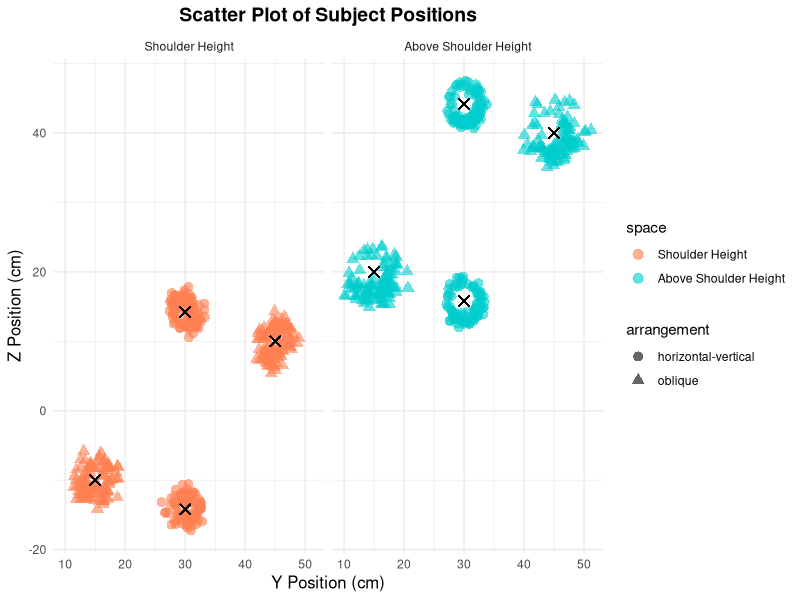
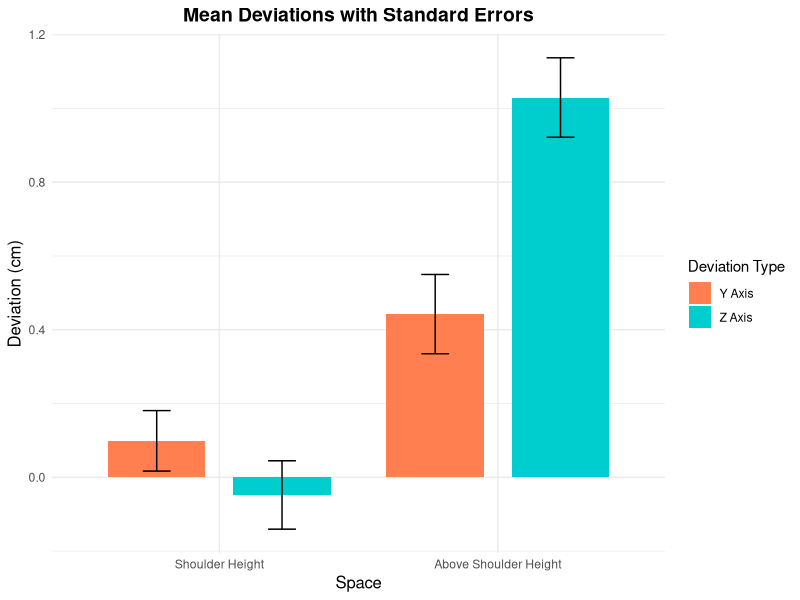

Here is the R script that generated these plots, in order:
# ------------------------------------------------------
# ----------------- Data generation  -------------------
# ------------------------------------------------------


# Load necessary libraries
library(ggplot2)
library(dplyr)
library(tidyr)

set.seed(123)  # Set seed for reproducibility

# Participant IDs and their handedness
participantCount <- 1:20
participant_tags <- data.frame(
  ID = participantCount
)

# Define reference points for different spatial positions with arrangement
base_points <- data.frame(
  ref_x = c(30, 30, 15, 45),
  ref_y = c(14.2, -14.2, -10, 10),
  arrangement = c("horizontal-vertical", "horizontal-vertical", "oblique", "oblique")
)

# Set number of repetitions for each spatial position
reps_points <- 5 
numOfPoints <- length(base_points$ref_x)

# Sample size
N <- length(participantCount)

shoulderMeans <- list(
  shoulder = data.frame(
    x = c(rep(1.14, 2), rep(2.19, 2)),
    y = c(rep(1.65, 2), rep(1.09, 2))
  ),
  aboveShoulder = data.frame(
    x = c(rep(2.02, 2), rep(3.21, 2)),
    y = c(rep(1.87, 2), rep(1.3, 2))
  )
)
shoulderSDs <- list(
  shoulder = data.frame(
    x = c(rep(0.23 * sqrt(reps_points), 2), rep(0.43 * sqrt(reps_points), 2)),
    y = c(rep(0.33 * sqrt(reps_points), 2), rep(0.2 * sqrt(reps_points), 2))
  ),
  aboveShoulder = data.frame(
    x = c(rep(0.18 * sqrt(reps_points), 2), rep(0.54 * sqrt(reps_points), 2)),
    y = c(rep(0.2 * sqrt(reps_points), 2), rep(0.22 * sqrt(reps_points), 2))
  )
)

accAngleFreqShoulderFreq <- c(14, 6, 13, 7)
accAngleFreqAboveShoulderFreq <- c(5, 3, 19, 13)
normalizedFreqShoulder <- accAngleFreqShoulderFreq / sum(accAngleFreqShoulderFreq)
normalizedFreqAboveShoulder <- accAngleFreqAboveShoulderFreq / sum(accAngleFreqAboveShoulderFreq)

# Initialize an empty data frame to accumulate rows
my_data <- data.frame(
  ID = integer(),
  subjectX = numeric(),
  subjectY = numeric(),
  ref_x = numeric(),
  ref_y = numeric(),
  angle = numeric(),
  space = character(),
  quadrant = character(),
  arrangement = character()
)

# Function to apply rotation transformation to (x, y) based on angle in degrees
rotate_point <- function(x, y, angle) {
  theta <- angle * (pi / 180)  # Convert degrees to radians
  x_new <- x * cos(theta) - y * sin(theta)
  y_new <- x * sin(theta) + y * cos(theta)
  return(c(x_new, y_new))
}

# Data generation loop with rotation transformation
for (i in participantCount) {
  current_hand <- participant_tags$hand[i]
  for (j in 1:numOfPoints) {
    arrangement_type <- base_points$arrangement[j]
    
    for (k in 1:reps_points) {
      # Generate random adjustments for shoulder
      deltaX <- rnorm(1, shoulderMeans$shoulder$x[j], shoulderSDs$shoulder$x[j])
      deltaY <- rnorm(1, shoulderMeans$shoulder$y[j], shoulderSDs$shoulder$y[j])
      
      # Assign a quadrant based on predefined frequencies
      quadrant <- sample(c(1, 2, 3, 4), 1, prob = normalizedFreqShoulder)
      quadrant
      angle <- runif(1, (quadrant - 1) * 90, quadrant * 90)
      rotated_coords <- rotate_point(deltaX, deltaY, angle)
      
      subjectX <- base_points$ref_x[j] + rotated_coords[1]
      subjectY <- base_points$ref_y[j] + rotated_coords[2]
      
      quadrant_label <- paste0((quadrant - 1) * 90, "-", quadrant * 90)
      
      rowToAdd <- data.frame(
        ID = i,
        subjectX = subjectX,
        subjectY = subjectY,
        ref_x = base_points$ref_x[j],
        ref_y = base_points$ref_y[j],
        angle = angle,
        space = "shoulder",
        quadrant = quadrant_label,
        arrangement = arrangement_type
      )
      my_data <- bind_rows(my_data, rowToAdd)
    }
    
    for (k in 1:reps_points) {
      # Generate random adjustments for above shoulder
      deltaX <- rnorm(1, shoulderMeans$aboveShoulder$x[j], shoulderSDs$aboveShoulder$x[j])
      deltaY <- rnorm(1, shoulderMeans$aboveShoulder$y[j], shoulderSDs$aboveShoulder$y[j])
      
      # Assign a quadrant based on predefined frequencies
      quadrant <- sample(c(1, 2, 3, 4), 1, prob = normalizedFreqAboveShoulder)
      angle <- runif(1, (quadrant - 1) * 90, quadrant * 90)
      rotated_coords <- rotate_point(deltaX, deltaY, angle)
      
      subjectX <- base_points$ref_x[j] + rotated_coords[1]
      subjectY <- base_points$ref_y[j] + rotated_coords[2] + 30
      
      quadrant_label <- paste0((quadrant - 1) * 90, "-", quadrant * 90)
      
      rowToAdd <- data.frame(
        ID = i,
        subjectX = subjectX,
        subjectY = subjectY,
        ref_x = base_points$ref_x[j],
        ref_y = base_points$ref_y[j] + 30,
        angle = angle,
        space = "shoulderAbove",
        quadrant = quadrant_label,
        arrangement = arrangement_type
      )
      my_data <- bind_rows(my_data, rowToAdd)
    }
  }
}

ggplot(my_data, aes(x = subjectX, y = subjectY, color = space, shape = arrangement)) +
  geom_point(alpha = 0.6, size = 3) +  # Points for each data point
  geom_point(aes(x = ref_x, y = ref_y), color = "black", shape = 4, size = 3) +  # Reference points
  facet_wrap(~ space, labeller = as_labeller(c("shoulder" = "Shoulder Height", "shoulderAbove" = "Above Shoulder Height"))) +  # Custom facet labels
  labs(
    title = "Scatter Plot of Subject Positions",
    x = "Y Position (cm)",
    y = "Z Position (cm)"
  ) +
  scale_color_manual(
    values = c("shoulder" = "coral", "shoulderAbove" = "cyan3"),
    labels = c("shoulder" = "Shoulder Height", "shoulderAbove" = "Above Shoulder Height")  # Custom legend labels
  ) +
  theme_minimal() +
  theme(
    plot.title = element_text(hjust = 0.5, size = 14, face = "bold"),
    axis.title = element_text(size = 12)
  )




# ------------------------------------------------------
# ------------------- Data analysis --------------------
# ------------------------------------------------------

# The authors labeled deviations with directional conventions (e.g., positive values as anti-clockwise
# in the above-shoulder space) to describe spatial trends conceptually. While this might aid qualitative 
# interpretation, it is statistically inappropriate for ANOVA or t-tests, which require absolute, 
# unbiased measurements for comparing group means and variations.

# For ANOVA, we need consistent numeric values that quantify deviation magnitude directly, 
# without subjective directional labels. This ensures that ANOVA evaluates actual differences 
# in spatial accuracy, and that t-tests assess deviations relative to zero without interference 
# from arbitrary labels. Hence, the directional deviations here are calculated with appropriate
# signs for conceptual interpretation but then converted to absolute values for statistical tests.

# View the first rows of the data for reference
head(my_data)

# Calculate raw deviations from the reference points
my_data <- my_data %>%
  mutate(
    deviationX = (subjectX - ref_x),
    deviationY = (ref_y - subjectY)
  )

# Calculate directional deviations based on space, with positive values as anti-clockwise for above shoulder height
# This is for conceptual interpretation based on the setup, where positive deviations represent anti-clockwise rotations
my_data <- my_data %>%
  mutate(
    directional_deviationX = if_else(space == "shoulderAbove", deviationX, -deviationX),
    directional_deviationY = if_else(space == "shoulderAbove", deviationY, -deviationY)
  )

# ------------------- Two way ANOVA --------------------

# Two-way ANOVA for deviationX
anova_x <- aov(deviationX ~ space * arrangement, data = my_data)
summary(anova_x)

# Two-way ANOVA for deviationY
anova_y <- aov(deviationY ~ space * arrangement, data = my_data)
summary(anova_y)


# Post hoc test for space effect on deviationX
tukey_space_x <- TukeyHSD(anova_x, "space")
print("Post hoc test for space on deviationX")
print(tukey_space_x)

# Post hoc test for space effect on deviationY
tukey_space_y <- TukeyHSD(anova_y, "space")
print("Post hoc test for space on deviationY")
print(tukey_space_y)


# Post hoc test for arrangement effect on deviationX
tukey_arrangement_x <- TukeyHSD(anova_x, "arrangement")
print("Post hoc test for arrangement on deviationX")
print(tukey_arrangement_x)

# Post hoc test for arrangement effect on deviationY
tukey_arrangement_y <- TukeyHSD(anova_y, "arrangement")
print("Post hoc test for arrangement on deviationY")
print(tukey_arrangement_y)


# -------------- T Test  ---------------

# Perform one-sample t-tests for each axis and reproduction space
# 1. T-test for X-axis directional deviation in each space
t_test_results_x <- my_data %>%
  group_by(space) %>%
  summarize(
    t_test_p_value_x = t.test(directional_deviationX, mu = 0)$p.value,
    t_test_statistic_x = t.test(directional_deviationX, mu = 0)$statistic,
    mean_directional_deviationX = mean(directional_deviationX)
  )

# 2. T-test for Y-axis directional deviation in each space
t_test_results_y <- my_data %>%
  group_by(space) %>%
  summarize(
    t_test_p_value_y = t.test(directional_deviationY, mu = 0)$p.value,
    t_test_statistic_y = t.test(directional_deviationY, mu = 0)$statistic,
    mean_directional_deviationY = mean(directional_deviationY)
  )

# Display the results
t_test_results_x
t_test_results_y



# -------------- Quadurant Counts  ---------------


# Count the occurrences of each quadrant within each space
quadrant_counts <- my_data %>%
  group_by(space, quadrant) %>%
  summarize(count = n()) %>%
  ungroup() %>%
  # Spread the data so that each quadrant is a separate column
  pivot_wider(names_from = quadrant, values_from = count, values_fill = list(count = 0)) %>%
  # Rename columns to match the format in your provided table
  rename(
    `0-90°` = `0-90`,
    `90-180°` = `90-180`,
    `180-270°` = `180-270`,
    `270-360°` = `270-360`
  )

# Display the table
print(quadrant_counts)
quadrant_counts

# Extract counts for each space
shoulder_counts <- quadrant_counts %>%
  filter(space == "shoulder") %>%
  select(-space) %>%
  unlist()

above_shoulder_counts <- quadrant_counts %>%
  filter(space == "shoulderAbove") %>%
  select(-space) %>%
  unlist()
above_shoulder_counts
# Perform chi-squared goodness-of-fit test for "shoulder" space
# Null hypothesis: Counts are uniformly distributed across quadrants
chi_square_test_shoulder <- chisq.test(shoulder_counts)
print("Chi-Squared Test for Shoulder Space")
print(chi_square_test_shoulder)

# Perform chi-squared goodness-of-fit test for "above shoulder" space
# Null hypothesis: Counts are uniformly distributed across quadrants
chi_square_test_above_shoulder <- chisq.test(above_shoulder_counts)
print("Chi-Squared Test for Above Shoulder Space")
print(chi_square_test_above_shoulder)




# -------------- Plotting directional deviations  ---------------


# Summarize deviations with SEs
summary_se <- my_data %>%
  group_by(space) %>%
  summarize(
    mean_deviationX = mean(deviationX),
    se_deviationX = sd(deviationX) / sqrt(n()),
    mean_deviationY = mean(deviationY),
    se_deviationY = sd(deviationY) / sqrt(n())
  )

# Reshape the data for ggplot
summary_se_long <- summary_se %>%
  pivot_longer(
    cols = c(mean_deviationX, mean_deviationY, se_deviationX, se_deviationY),
    names_to = c(".value", "deviation"),
    names_sep = "_"
  )

ggplot(summary_se_long, aes(x = space, y = mean, fill = deviation)) +
  geom_bar(stat = "identity", position = position_dodge(width = 0.9), width = 0.7) +
  geom_errorbar(aes(ymin = mean - se, ymax = mean + se), 
                position = position_dodge(width = 0.9), width = 0.2) +
  labs(
    title = "Mean Deviations with Standard Errors",
    x = "Space",
    y = "Deviation (cm)",
    fill = "Deviation Type"
  ) +
  scale_fill_manual(values = c("deviationX" = "coral", "deviationY" = "cyan3"),
                    labels = c("deviationX" = "Y Axis", "deviationY" = "Z Axis")) +
  scale_x_discrete(labels = c("shoulder" = "Shoulder Height", "shoulderAbove" = "Above Shoulder Height")) + # Custom x-axis labels
  theme_minimal() +
  theme(
    plot.title = element_text(hjust = 0.5, size = 14, face = "bold"),
    axis.title = element_text(size = 12)
  )
